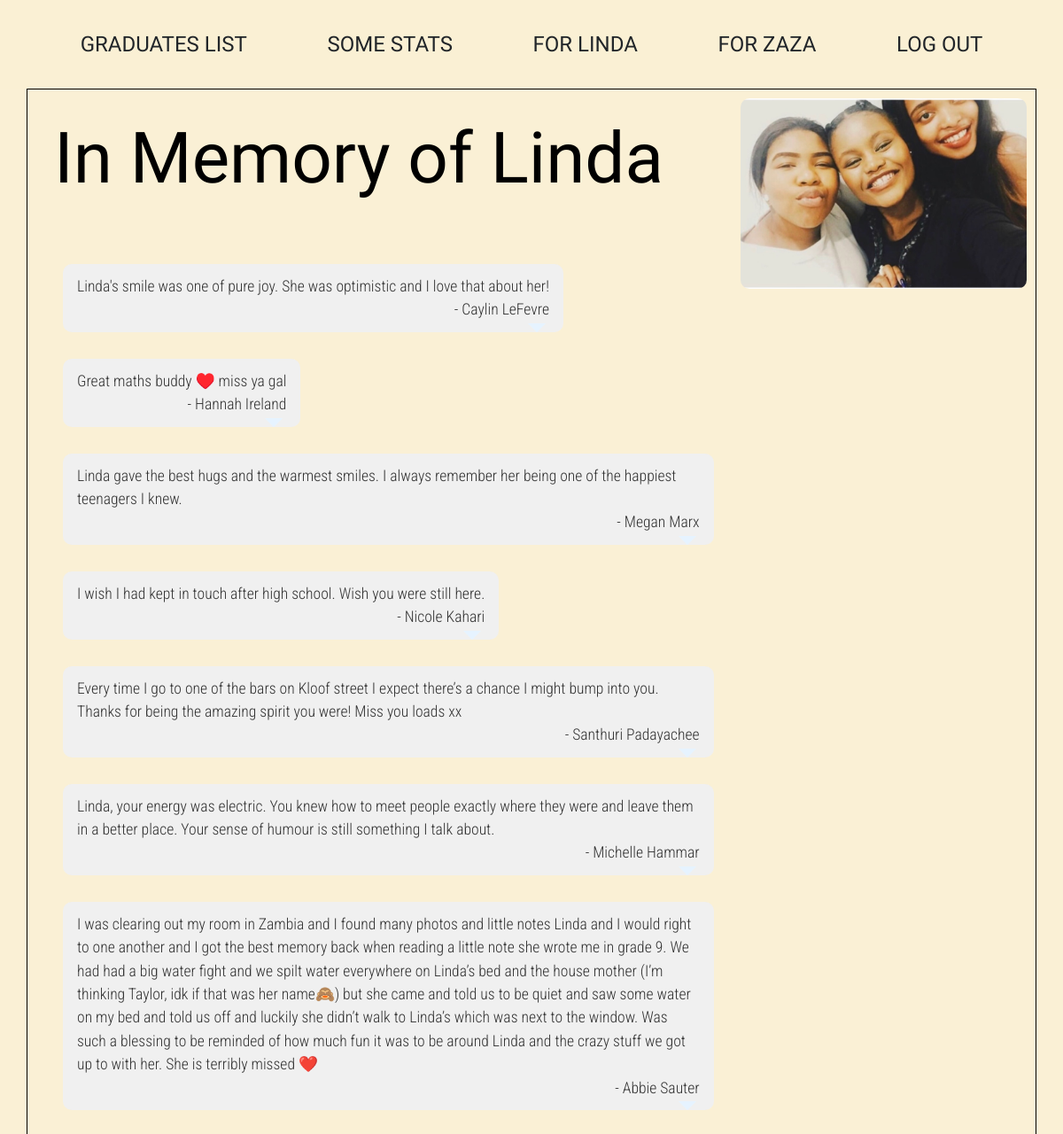
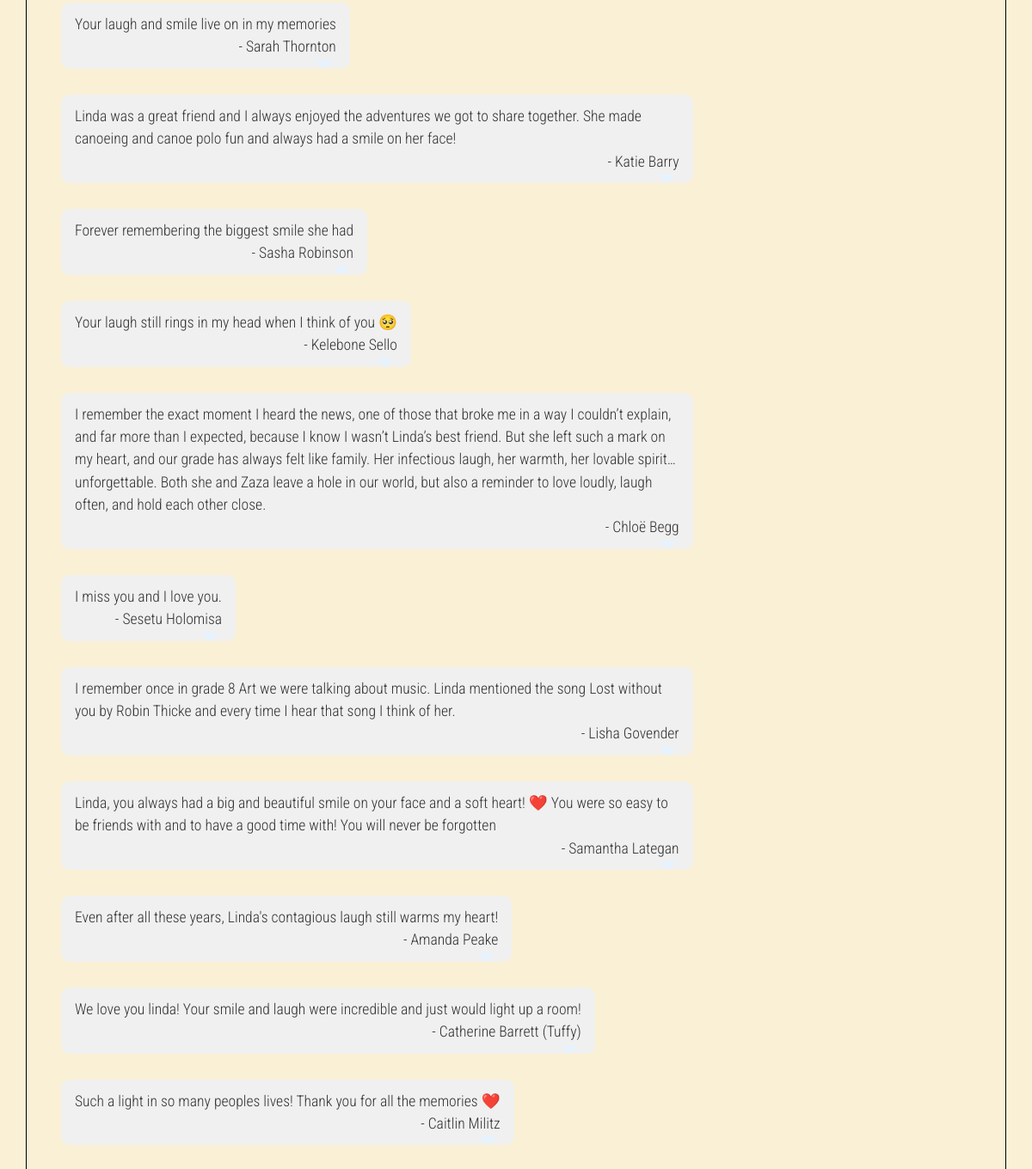
Screenshot of /memoriam/linda (signed in) with the database file from the repository (2 pictures, top to bottom).
### network/models.py (models this page shows, shortened)
class Graduate(models.Model):
    name = models.TextField()
    maiden_name = models.TextField(blank=True, null=True)
    pronouns = models.TextField(blank=True, null=True)
    city = models.TextField(blank=True, null=True)
    industry = models.TextField(blank=True, null=True)
    gen_description = models.TextField(blank=True, null=True)
    hobbies = models.TextField(blank=True, null=True)
    q1 = models.TextField(blank=True, null=True)
    q2 = models.TextField(blank=True, null=True)
    q3 = models.TextField(blank=True, null=True)
    q4 = models.TextField(blank=True, null=True)
    q5 = models.TextField(blank=True, null=True)
    q6 = models.TextField(blank=True, null=True)
    q7 = models.TextField(blank=True, null=True)
    q8 = models.TextField(blank=True, null=True)
    q9 = models.TextField(blank=True, null=True)
    q10 = models.TextField(blank=True, null=True)
    contact = models.TextField(blank=True, null=True)
    school_years = models.IntegerField(blank=True, null=True)
    countries = models.IntegerField(blank=True, null=True)
    jobs = models.IntegerField(blank=True, null=True)
    tattoos = models.IntegerField(blank=True, null=True)
    married = models.BooleanField(default=False)
    babies = models.IntegerField(blank=True, null=True)
    for_zaza = models.TextField(blank=True, null=True)
    for_linda = models.TextField(blank=True, null=True)
    spotify = models.TextField(blank=True, null=True)

### network/views.py (the view, shortened to what this page needs)
# urls.py: path("memoriam/<str:person>", views.memoriam, name="memoriam"),
@login_required
def memoriam(request, person):
    grads = Graduate.objects.all()
    for_linda = []
    for_zaza = []
    if person == "linda":
        for grad in grads:
            if grad.for_linda:
                for_linda.append([grad.for_linda,grad.name])
        list = for_linda
        folder_path = os.path.join(settings.BASE_DIR, 'network', 'static', 'linda')
        files = sorted(
            [f for f in os.listdir(folder_path) if os.path.isfile(os.path.join(folder_path, f)) and not f.startswith('.') ]
        )
        file_urls1 = [f'linda/{f}' for f in files[0:6]]
        file_urls2 = [f'linda/{f}' for f in files[6:]]
    else:
        list = None
        file_urls1 = None
        file_urls2 = None
    return render(request, "network/memoriam.html", {
        "person": person.capitalize(),
        "memoriam_list": list,
        "imgs": [file_urls1, file_urls2]
    })

### network/templates/network/memoriam.html (shortened to what this page needs)
{% extends "network/layout.html" %}
{% load static %}
{% block body %}
    <div class="full-container">
        <div class="top-row">
            <div class="message-container-new">
                <h1 class="name">In Memory of {{ person }}</h1>
                {% for message in memoriam_list %}
                    <div class="speech-bubble">
                        {{ message.0 }}
                             <br>
                        <span id="by-line">- {{ message.1 }}</span>
                    </div>
                {% endfor %}
            </div>
            <div class="photo-container">
                {% for image in imgs.0 %}
                    <img src="{% static image %}" alt="">
                {% endfor %}
            </div>
        </div>
    </div>
{% endblock %}

### network/static/network/styles.css (style rules this page uses)
.speech-bubble { position: relative; background: #f0f0f0; border-radius: 10px; padding: 12px 16px; width: fit-content; font-family: inherit; font-size: inherit; color: #333; display: inline-block; margin: 10px; }
.speech-bubble::after { content: ""; position: absolute; right: 20px; bottom: -10px; width: 0; height: 0; border: 10px solid transparent; border-top-color: #e6f3ff; }
#by-line { display: block; text-align: right; }
.full-container { width: 100%; margin: 0 auto; display: flex; flex-direction: column; gap: 20px; }
.top-row { display: flex; gap: 20px; align-items: stretch; }
.photo-container { width: 30%; display: flex; flex-direction: column; gap: 10px; }
.photo-container img { width: 100%; border-radius: 10px; object-fit: cover; }
.new-full-body { background-color: rgba(245, 225, 171, 0.49); }
.name { display: block; justify-content: left; text-align: left; font-family: "Caladea", serif; font-size: 5rem; font-weight: 400; font-style: normal; color: black; }
.message-container-new { width: 70%; display: flex; flex-direction: column; gap: 10px; margin-left: 20px; padding-top: 20px; }

### rows the page displays
Graduate: for_linda "Linda's smile was one of pure joy. She was optimistic and I love that about her!", name "Caylin LeFevre"
Graduate: for_linda "Great maths buddy ♥️ miss ya gal", name "Hannah Ireland"
Graduate: for_linda "Linda gave the best hugs and the warmest smiles. I always remember her being one of the happiest teenagers I knew.", name "Megan Marx"
Graduate: for_linda "I wish I had kept in touch after high school. Wish you were still here.", name "Nicole Kahari"
Graduate: for_linda "Every time I go to one of the bars on Kloof street I expect there’s a chance I might bump into you. Thanks for being the amazing spirit you were! Miss you loads xx", name "Santhuri Padayachee"
Graduate: for_linda "Linda, your energy was electric. You knew how to meet people exactly where they were and leave them in a better place. Your sense of humour is still something I talk about.", name "Michelle Hammar"
Graduate: for_linda "I was clearing out my room in Zambia and I found many photos and little notes Linda and I would right to one another and I got the best memory back when reading a little note she wrote me in grade 9. We had had a big water fight and we spilt water everywhere on Linda’s bed and the house mother (I’m thinking Taylor, idk if that was her name🙈) but she came and told us to be quiet and saw some water on my bed and told us off and luckily she didn’t walk to Linda’s which was next to the window. Was such a blessing to be reminded of how much fun it was to be around Linda and the crazy stuff we got up to with her. She is terribly missed ❤️", name "Abbie Sauter"
Graduate: for_linda "Your laugh and smile live on in my memories", name "Sarah Thornton"
Graduate: for_linda "Linda was a great friend and I always enjoyed the adventures we got to share together. She made canoeing and canoe polo fun and always had a smile on her face!", name "Katie Barry"
Graduate: for_linda "Forever remembering the biggest smile she had", name "Sasha Robinson"
Graduate: for_linda "Your laugh still rings in my head when I think of you 🥺", name "Kelebone Sello"
Graduate: for_linda "I remember the exact moment I heard the news, one of those that broke me in a way I couldn’t explain, and far more than I expected, because I know I wasn’t Linda’s best friend. But she left such a mark on my heart, and our grade has always felt like family. Her infectious laugh, her warmth, her lovable spirit… unforgettable. Both she and Zaza leave a hole in our world, but also a reminder to love loudly, laugh often, and hold each other close.", name "Chloë Begg"
Graduate: for_linda "I miss you and I love you.", name "Sesetu Holomisa"
Graduate: for_linda "I remember once in grade 8 Art we were talking about music. Linda mentioned the song Lost without you by Robin Thicke and every time I hear that song I think of her.", name "Lisha Govender"
Graduate: for_linda "Linda, you always had a big and beautiful smile on your face and a soft heart! ❤️ You were so easy to be friends with and to have a good time with! You will never be forgotten", name "Samantha Lategan"
Graduate: for_linda "Even after all these years, Linda's contagious laugh still warms my heart!", name "Amanda Peake"
Graduate: for_linda "We love you linda! Your smile and laugh were incredible and just would light up a room!", name "Catherine Barrett (Tuffy)"
Graduate: for_linda "Such a light in so many peoples lives! Thank you for all the memories ❤️", name "Caitlin Militz"

### other values shown
{{ person }} "Linda"
